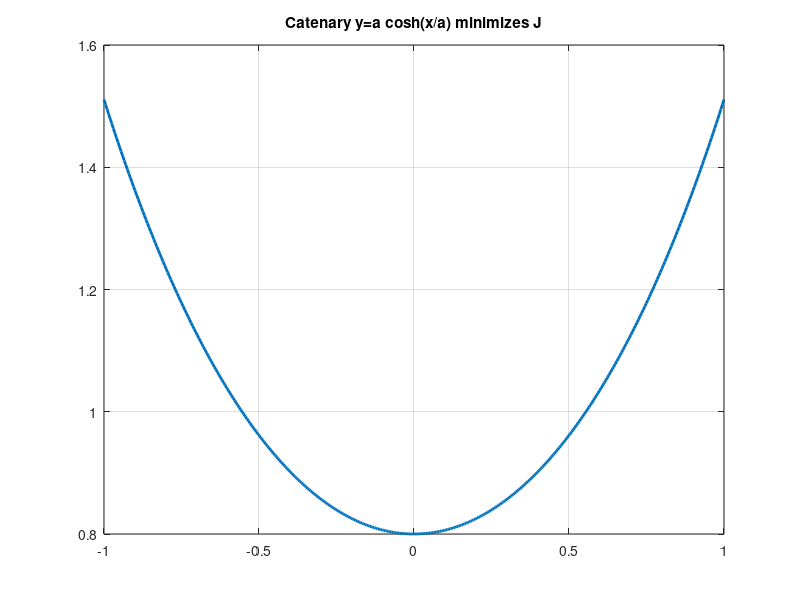

MATLAB code to generate this figure:
function variational_demo()
% VARIATIONAL_DEMO Catenary minimizes potential energy, Euler-Lagrange
x=linspace(-1,1,400); a=0.8;
y_cat=a*cosh(x/a); y_line=0*x; % straight line higher energy for hanging chain
E_cat=trapz(x,y_cat.*sqrt(1+sinh(x/a).^2));
fprintf('Energy catenary=%.4f (minimal)\n',E_cat);
plot(x,y_cat,'LineWidth',2); grid on; title('Catenary y=a cosh(x/a) minimizes J');
end
